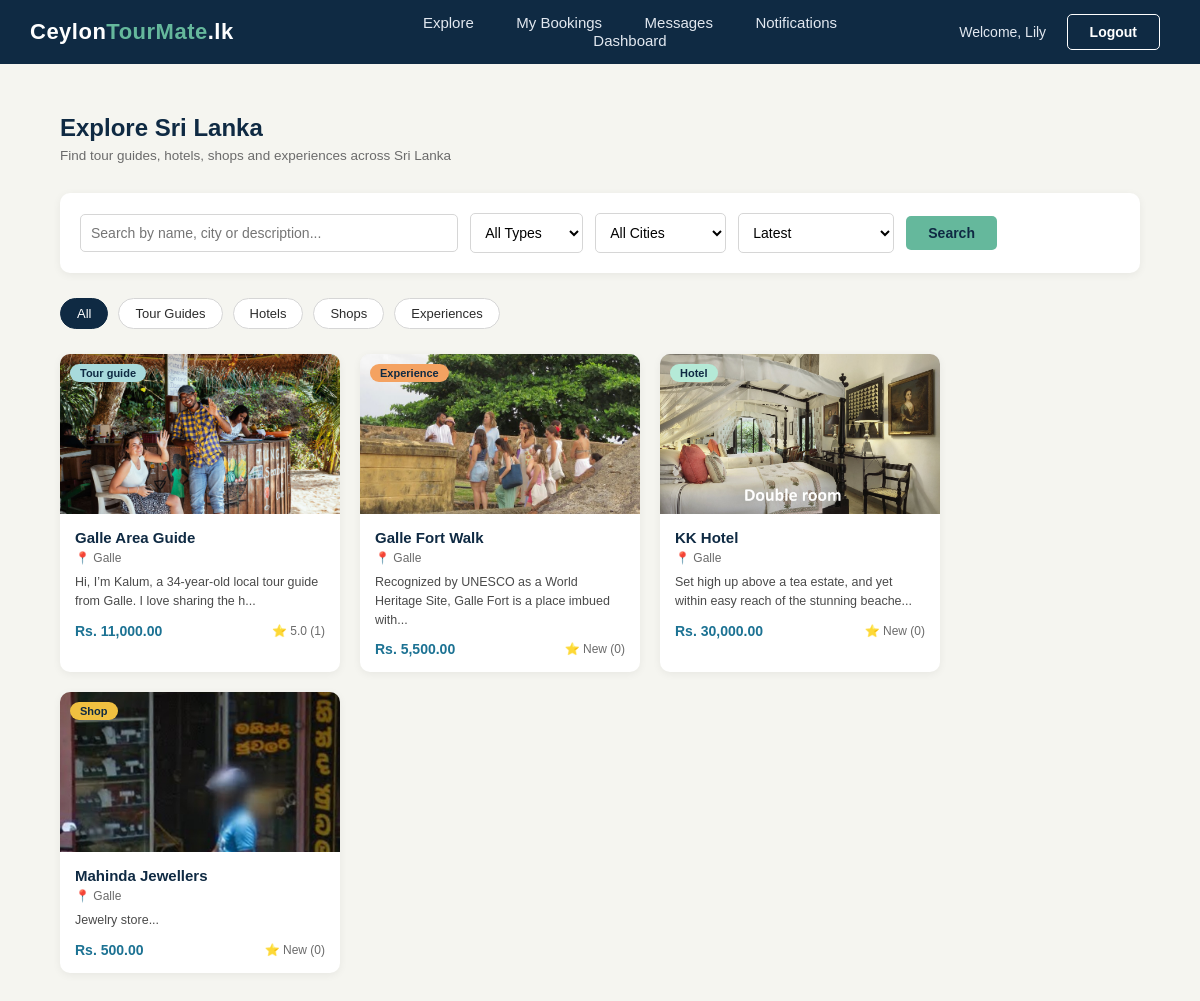
The app's page /explore.php (signed in) with its own data.
### tables this page shows
CREATE TABLE `listings` (
  `id` int(11) NOT NULL,
  `user_id` int(11) DEFAULT NULL,
  `title` varchar(255) DEFAULT NULL,
  `description` text DEFAULT NULL,
  `location` varchar(255) DEFAULT NULL,
  `city` varchar(100) DEFAULT NULL,
  `price` decimal(10,2) DEFAULT NULL,
  `status` enum('pending','approved','rejected') DEFAULT 'pending',
  `type` enum('tour_guide','shop','hotel','experience') DEFAULT NULL,
  `created_at` timestamp NOT NULL DEFAULT current_timestamp(),
  `is_deleted` tinyint(1) NOT NULL DEFAULT 0
);

### Classes/Listing.php (called while the page is built, shortened)
<?php
class Listing {
    public static function searchListings($keyword = null, $type = null, $city = null, $sort = 'latest') {
        $conn = DBconnection::getInstance()->getConnection();
        $sql = "SELECT l.*, u.firstname, u.lastname,
            AVG(r.rating) as avg_rating,
            COUNT(DISTINCT r.id) as review_count,
            (SELECT image_path FROM listing_images WHERE listing_id = l.id LIMIT 1) as thumbnail
            FROM listings l
            JOIN users u ON l.user_id = u.id
            LEFT JOIN reviews r ON l.id = r.listing_id
            WHERE l.status = 'approved' AND l.is_deleted = 0";
        $sql .= " GROUP BY l.id";
        switch ($sort) {
            default:           $sql .= " ORDER BY l.created_at DESC"; break;
        }
        $stmt = $conn->prepare($sql);
        $stmt->execute();
        $result = $stmt->get_result();
        $listings = [];
        while ($row = $result->fetch_assoc()) {
            $listings[] = $row;
        }
        return $listings;
    }
}
?>

### explore.php (the view, shortened to what this page needs)
<?php
require_once 'Classes/Listing.php';
$keyword  = isset($_GET['keyword']) ? trim($_GET['keyword']) : null;
$type     = isset($_GET['type']) ? $_GET['type'] : null;
$city     = isset($_GET['city']) ? $_GET['city'] : null;
$sort     = isset($_GET['sort']) ? $_GET['sort'] : 'latest';
$listings = Listing::searchListings($keyword, $type, $city, $sort);
?>
<!DOCTYPE html>
<html lang="en">
<head>
    <link rel="stylesheet" type="text/css" href="style.css">
</head>
<body>
<div class="navbar">
    <table>
        <tr>
            <td class="logo-cell">
                <a href="index.php"><span class="logo-text">Ceylon<span>TourMate</span>.lk</span></a>
            </td>
            <td class="nav-links-cell">
                <a href="explore.php" class="nav-link">Explore</a>
                <a href="mybookings.php" class="nav-link">My Bookings</a>
                <a href="touristmessages.php" class="nav-link">Messages</a>
                <a href="touristnotifications.php" class="nav-link">Notifications</a>
				<a href="touristdashboard.php" class="nav-link">Dashboard</a>
            </td>
            <td class="nav-buttons-cell">
                <span class="admin-welcome">Welcome, <?php echo htmlspecialchars($_SESSION['firstname']); ?></span>
                <a href="logout.php"><button class="btn btn-login">Logout</button></a>
            </td>
        </tr>
    </table>
</div>
<div class="admin-section">
    <h2 class="admin-page-title">Explore Sri Lanka</h2>
    <p class="admin-page-subtitle">Find tour guides, hotels, shops and experiences across Sri Lanka</p>
    <div class="explore-search-bar">
        <form name="searchform" method="get" action="explore.php">
            <input type="text" name="keyword" placeholder="Search by name, city or description..."
                   value="<?php echo isset($_GET['keyword']) ? $_GET['keyword'] : ''; ?>"
                   class="search-input">
            <select name="type" class="search-select">
                <option value="">All Types</option>
            </select>
            <select name="city" class="search-select">
                <option value="">All Cities</option>
            </select>
            <select name="sort" class="search-select">
                <option value="latest" <?php echo (isset($_GET['sort']) && $_GET['sort']=='latest') ? 'selected' : ''; ?>>Latest</option>
            </select>
            <button type="submit" class="btn btn-primary">Search</button>
            <a href="explore.php" class="btn btn-login" style="margin-left:8px;">Clear</a>
        </form>
    </div>
    <div class="filter-bar" style="margin-bottom:25px;">
        <a href="explore.php" class="filter-btn <?php echo !isset($_GET['type']) ? 'active' : ''; ?>">All</a>
        <a href="explore.php?type=tour_guide" class="filter-btn <?php echo (isset($_GET['type']) && $_GET['type']=='tour_guide') ? 'active' : ''; ?>">Tour Guides</a>
        <a href="explore.php?type=hotel" class="filter-btn <?php echo (isset($_GET['type']) && $_GET['type']=='hotel') ? 'active' : ''; ?>">Hotels</a>
        <a href="explore.php?type=shop" class="filter-btn <?php echo (isset($_GET['type']) && $_GET['type']=='shop') ? 'active' : ''; ?>">Shops</a>
        <a href="explore.php?type=experience" class="filter-btn <?php echo (isset($_GET['type']) && $_GET['type']=='experience') ? 'active' : ''; ?>">Experiences</a>
    </div>
    <div class="listings-grid">
    <?php if(empty($listings)) { ?>
        <p class="table-empty" style="padding:40px; text-align:center;">
            No listings found. Try a different search.
        </p>
    <?php } else { ?>
        <?php foreach($listings as $listing) { ?>
        <a href="listingdetail.php?id=<?php echo $listing['id']; ?>" class="listing-card">
            <div class="listing-card-img">
                <?php if($listing['thumbnail']) { ?>
                    <img src="<?php echo $listing['thumbnail']; ?>" alt="<?php echo $listing['title']; ?>">
                <?php } else { ?>
                    <div class="listing-card-img-placeholder">&#127758;</div>
                <?php } ?>
                <span class="listing-type-badge listing-type-<?php echo $listing['type']; ?>">
                    <?php echo ucfirst(str_replace('_', ' ', $listing['type'])); ?>
                </span>
            </div>
            <div class="listing-card-body">
                <h3 class="listing-card-title"><?php echo $listing['title']; ?></h3>
                <p class="listing-card-location">&#128205; <?php echo $listing['city']; ?></p>
                <p class="listing-card-desc">
                    <?php echo substr($listing['description'], 0, 80) . '...'; ?>
                </p>
                <div class="listing-card-footer">
                    <span class="listing-card-price">Rs. <?php echo number_format($listing['price'], 2); ?></span>
                    <span class="listing-card-rating">
                        &#11088; <?php echo $listing['avg_rating'] ? number_format($listing['avg_rating'], 1) : 'New'; ?>
                        (<?php echo $listing['review_count']; ?>)
                    </span>
                </div>
            </div>
        </a>
        <?php } ?>
    <?php } ?>
</div>
</div>
</body>
</html>

### style.css (style rules this page uses)
* { margin: 0; padding: 0; box-sizing: border-box; }
body { font-family: Arial, Helvetica, sans-serif; background-color: #f5f5f0; color: #2b2b2b; }
a { text-decoration: none; color: inherit; }
.navbar { background-color: #0f2a43; width: 100%; }
.navbar table { width: 100%; border-collapse: collapse; }
.navbar td { padding: 14px 30px; vertical-align: middle; }
.logo-cell { width: 30%; }
.logo-text { color: #ffffff; font-size: 22px; font-weight: bold; letter-spacing: 0.5px; }
.logo-text span { color: #65b89c; }
.nav-links-cell { width: 45%; text-align: center; }
.nav-links-cell a { color: #e2e8f0; font-size: 15px; margin: 0 15px; padding: 6px 4px; }
.nav-buttons-cell { width: 30%; text-align: right; }
.btn { display: inline-block; padding: 9px 22px; border-radius: 5px; font-size: 14px; font-weight: bold; cursor: pointer; border: none; }
.btn-login { background-color: transparent; color: #ffffff; border: 1px solid #ffffff; margin-right: 10px; }
.btn-primary { background-color: #65b89c; color: #0f2a43; margin-right: 12px; }
.admin-welcome { color: #e2e8f0; font-size: 14px; margin-right: 16px; }
.admin-section { padding: 50px 60px; max-width: 1300px; margin: 0 auto; }
.admin-page-title { font-size: 24px; color: #0f2a43; margin-bottom: 6px; }
.admin-page-subtitle { font-size: 13.5px; color: #6b6b6b; margin-bottom: 30px; }
.filter-bar { display: flex; flex-wrap: wrap; gap: 10px; margin-bottom: 25px; }
.filter-btn { padding: 7px 16px; border-radius: 20px; font-size: 13px; border: 1px solid #d6d6d6; background-color: #ffffff; color: #2b2b2b; }
.filter-btn.active { background-color: #0f2a43; color: #ffffff; border-color: #0f2a43; }
.explore-search-bar { background-color: #ffffff; border-radius: 10px; padding: 20px; box-shadow: 0 2px 8px rgba(0,0,0,0.06); margin-bottom: 25px; }
.explore-search-bar form { display: flex; flex-wrap: wrap; gap: 12px; align-items: center; }
.search-input { flex: 1; min-width: 200px; padding: 10px; border: 1px solid #d6d6d6; border-radius: 5px; font-size: 14px; }
.search-select { padding: 10px; border: 1px solid #d6d6d6; border-radius: 5px; font-size: 14px; background-color: #ffffff; }
.listings-grid { display: flex; flex-wrap: wrap; gap: 20px; }
.listing-card { background-color: #ffffff; border-radius: 10px; width: 280px; box-shadow: 0 2px 8px rgba(0,0,0,0.06); overflow: hidden; display: block; }
.listing-card-img { width: 100%; height: 160px; position: relative; overflow: hidden; background-color: #f0f0f0; }
.listing-card-img img { width: 100%; height: 100%; object-fit: cover; }
.listing-type-badge { position: absolute; top: 10px; left: 10px; padding: 3px 10px; border-radius: 20px; font-size: 11px; font-weight: bold; }
.listing-type-tour_guide { background-color: #a8dadc; color: #0f2a43; }
.listing-type-hotel { background-color: #b5ead7; color: #0f2a43; }
.listing-type-shop { background-color: #f0c040; color: #0f2a43; }
.listing-type-experience { background-color: #f4a261; color: #0f2a43; }
.listing-card-body { padding: 15px; }
.listing-card-title { font-size: 15px; font-weight: bold; color: #0f2a43; margin-bottom: 5px; }
.listing-card-location { font-size: 12px; color: #6b6b6b; margin-bottom: 8px; }
.listing-card-desc { font-size: 12.5px; color: #4a4a4a; line-height: 1.5; margin-bottom: 12px; }
.listing-card-footer { display: flex; justify-content: space-between; align-items: center; }
.listing-card-price { font-size: 14px; font-weight: bold; color: #1c7293; }
.listing-card-rating { font-size: 12px; color: #6b6b6b; }

### records on screen
listings: shows a picture, type "Tour guide", title "Galle Area Guide", city "Galle", description "Hi, I’m Kalum, a 34-year-old local tour guide from Galle. I love sharing the h", price "11,000.00", avg_rating "5.0", review_count "1"
listings: shows a picture, type "Experience", title "Galle Fort Walk", city "Galle", description "Recognized by UNESCO as a World Heritage Site, Galle Fort is a place imbued with", price "5,500.00", shows "New", review_count "0"
listings: shows a picture, type "Hotel", title "KK Hotel", city "Galle", description "Set high up above a tea estate, and yet within easy reach of the stunning beache", price "30,000.00", shows "New", review_count "0"
listings: shows a picture, type "Shop", title "Mahinda Jewellers", city "Galle", description "Jewelry store", price "500.00", shows "New", review_count "0"

### other values on screen
$_SESSION['firstname'] "Lily"
